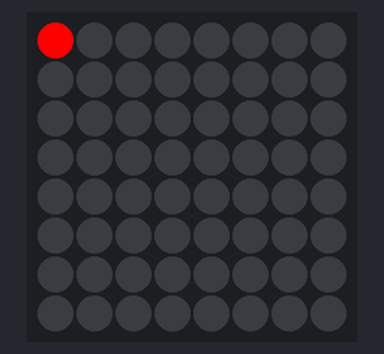
A program run on a simulated Raspberry Pi (BCM pin numbers) with a Sense HAT. On the bench: the Sense HAT's 8×8 RGB LED matrix. The clock reads 2024-03-15 10:24:30 at power-on unless the program sets it; what the program prints to the terminal is not drawn. At 79.5 s the program stops and its outputs stay as they are.

Above: at 9.6 s.
At 29.6 s:
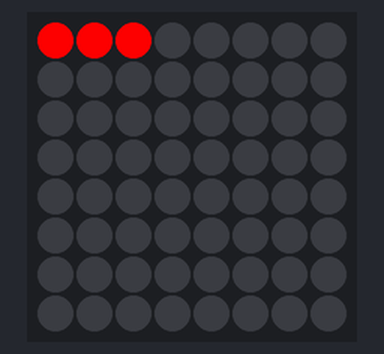
At 59.6 s:
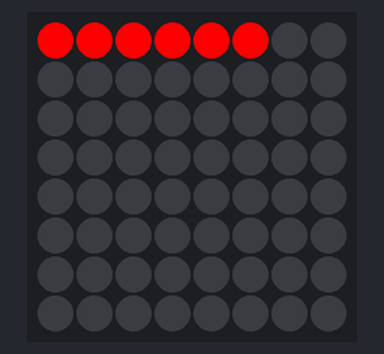

The program:

Test_environment.py
```python
import time
from sense_hat import SenseHat

sh = SenseHat()


g = (0,255,0)
r = (255,0,0)

# sh.set_pixel(0, 0, g)
# sh.set_pixel(1, 0, g)
# sh.set_pixel(2, 0, g)
# sh.set_pixel(3, 0, g)
# sh.set_pixel(4, 0, g)
# sh.set_pixel(5, 0, g)
# sh.set_pixel(6, 0, g)
# sh.set_pixel(7, 0, g)

start = time.time()

while True:
    elapsed = round(time.time() - start)

    if elapsed == 10:
        second = elapsed
        print(str(second) + " second(s) has passed")
        sh.set_pixel(0, 0, r)

    if elapsed == 20:
        second = elapsed
        print(str(second) + " second(s) has passed")
        sh.set_pixel(1, 0, r)

    if elapsed == 30:
        second = elapsed
        print(str(second) + " second(s) has passed")
        sh.set_pixel(2, 0, r)

    if elapsed == 40:
        second = elapsed
        print(str(second) + " second(s) has passed")
        sh.set_pixel(3, 0, r)

    if elapsed == 50:
        second = elapsed
        print(str(second) + " second(s) has passed")
        sh.set_pixel(4, 0, r)

    if elapsed == 60:
        second = elapsed
        print(str(second) + " second(s) has passed")
        sh.set_pixel(5, 0, r)

    if elapsed == 70:
        second = elapsed
        print(str(second) + " second(s) has passed")
        sh.set_pixel(6, 0, r)

    if elapsed == 80:
        second = elapsed
        print(str(second) + " second(s) has passed. Time's up!")
        sh.set_pixel(7, 0, r)
        break


print("yes")
```
